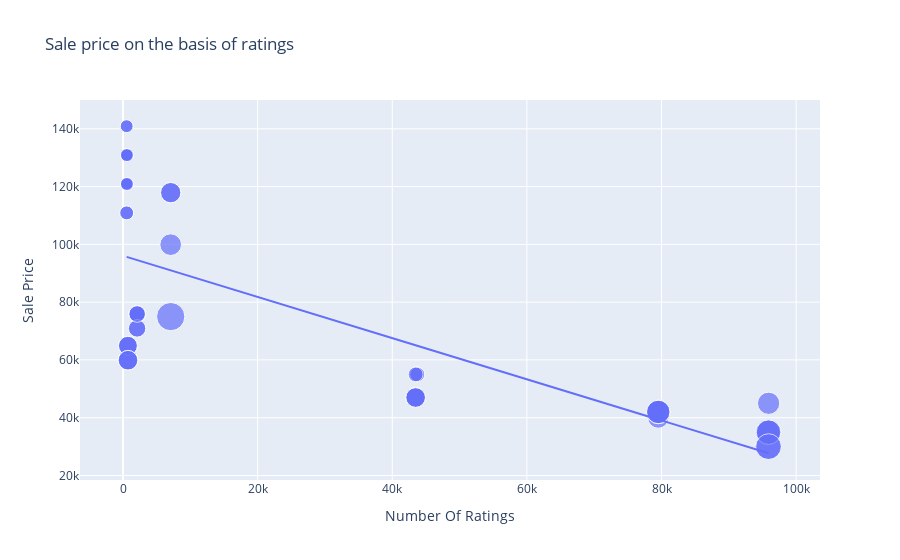

The notebook cell saved with this chart:
### Markdown cell above
#### Analysis of the sales price on various respects

### Code cell
figure = px.scatter(data_frame = dt, y = "Sale Price", x = "Number Of Ratings", size = "Discount Percentage", trendline = "ols",
                   title = "Sale price on the basis of ratings")
figure.show()

### Figure 1 — Plotly figure (JSON) as saved in the notebook; plotly's stock layout.template omitted (floating-point values rounded to 4 significant figures)
{"data": [{"hovertemplate": "Number Of Ratings=%{x}<br>Sale Price=%{y}<br>Discount Percentage=%{marker.size}<extra></extra>", "legendgroup": "", "marker": {"color": "#636efa", "size": [0, 0, 0, 0, 0, 0, 0, 0, 0, 20, 16, 20, 20, 20, 0, 0, 0, 0, 29, 15, 0, 15, 17, 18, 6, 6, 13, 6, 14, 10, 7, 6, 6, 13, 13, 10, 10, 6, 14, 6, 10, 6, 11, 11, 10, 14, 7, 6, 6, 6, 8, 8, 24, 22, 22, 22, 8, 24, 14, 14, 14, 14], "sizemode": "area", "sizeref": 0.0725, "symbol": "circle"}, "mode": "markers", "name": "", "orientation": "v", "showlegend": false, "type": "scatter", "x": [3431, 3431, 3431, 11202, 11202, 3431, 3431, 11202, 1454, 79512, 79512, 79582, 79512, 79512, 1078, 1078, 1078, 1078, 7088, 7088, 1078, 7088, 7081, 95909, 542, 580, 740, 545, 740, 2101, 545, 580, 580, 730, 730, 2101, 2101, 580, 740, 580, 2092, 545, 2101, 2092, 2101, 740, 545, 580, 580, 580, 43707, 43707, 95807, 95909, 95807, 95909, 43470, 95909, 43470, 43470, 43470, 43470], "xaxis": "x", "y": [49900, 84900, 84900, 77000, 77000, 49900, 49900, 77000, 89900, 41999, 39999, 41999, 41999, 41999, 131900, 117100, 131900, 117100, 74999, 117900, 117100, 117900, 99900, 44999, 140900, 130900, 64900, 120900, 59900, 75900, 110900, 130900, 120900, 64900, 64900, 75900, 75900, 120900, 59900, 120900, 75900, 140900, 70900, 70900, 75900, 59900, 110900, 120900, 130900, 130900, 54999, 54999, 29999, 34999, 34999, 34999, 54999, 29999, 46999, 46999, 46999, 46999], "yaxis": "y"}, {"hovertemplate": "<b>OLS trendline</b><br>Sale Price = -0.712783 * Number Of Ratings + 96054.8<br>R<sup>2</sup>=0.492139<br><br>Number Of Ratings=%{x}<br>Sale Price=%{y} <b>(trend)</b><extra></extra>", "legendgroup": "", "marker": {"color": "#636efa", "symbol": "circle"}, "mode": "lines", "name": "", "showlegend": false, "type": "scatter", "x": [542, 545, 545, 545, 545, 580, 580, 580, 580, 580, 580, 580, 580, 730, 730, 740, 740, 740, 740, 1078, 1078, 1078, 1078, 1078, 1454, 2092, 2092, 2101, 2101, 2101, 2101, 2101, 3431, 3431, 3431, 3431, 3431, 7081, 7088, 7088, 7088, 11202, 11202, 11202, 43470, 43470, 43470, 43470, 43470, 43707, 43707, 79512, 79512, 79512, 79512, 79582, 95807, 95807, 95909, 95909, 95909, 95909], "xaxis": "x", "y": [95670.0, 95670.0, 95670.0, 95670.0, 95670.0, 95640.0, 95640.0, 95640.0, 95640.0, 95640.0, 95640.0, 95640.0, 95640.0, 95530.0, 95530.0, 95530.0, 95530.0, 95530.0, 95530.0, 95290.0, 95290.0, 95290.0, 95290.0, 95290.0, 95020.0, 94560.0, 94560.0, 94560.0, 94560.0, 94560.0, 94560.0, 94560.0, 93610.0, 93610.0, 93610.0, 93610.0, 93610.0, 91010.0, 91000.0, 91000.0, 91000.0, 88070.0, 88070.0, 88070.0, 65070.0, 65070.0, 65070.0, 65070.0, 65070.0, 64900.0, 64900.0, 39380.0, 39380.0, 39380.0, 39380.0, 39330.0, 27770.0, 27770.0, 27690.0, 27690.0, 27690.0, 27690.0], "yaxis": "y"}], "layout": {"autosize": true, "legend": {"itemsizing": "constant", "tracegroupgap": 0}, "title": {"text": "Sale price on the basis of ratings"}, "xaxis": {"anchor": "y", "autorange": true, "domain": [0, 1], "range": [-5983.0, 103000.0], "title": {"text": "Number Of Ratings"}, "type": "linear"}, "yaxis": {"anchor": "x", "autorange": true, "domain": [0, 1], "range": [11530.0, 153700.0], "title": {"text": "Sale Price"}, "type": "linear"}}}
